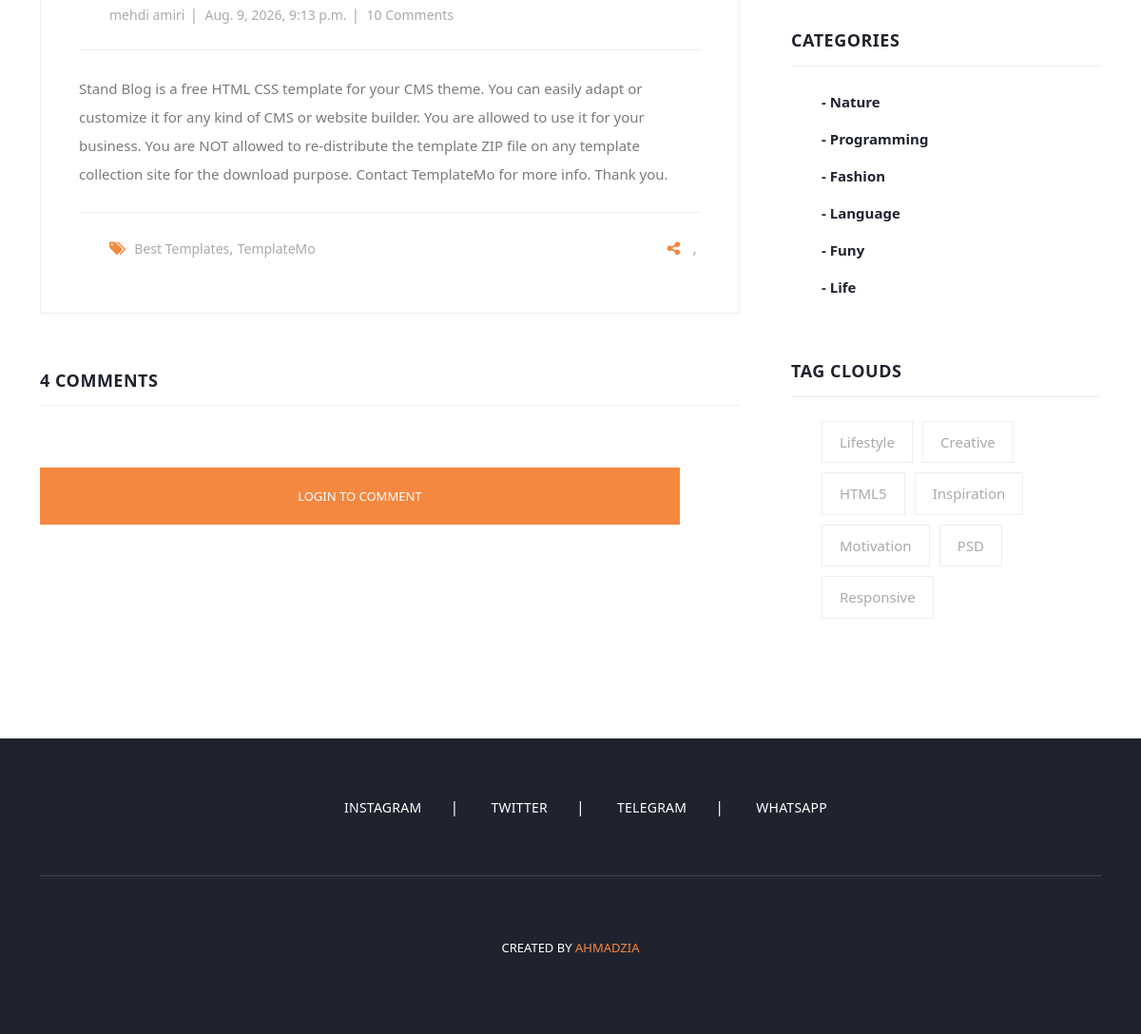
/articles/detail/python (lower part), run on an earlier commit of the app's database.
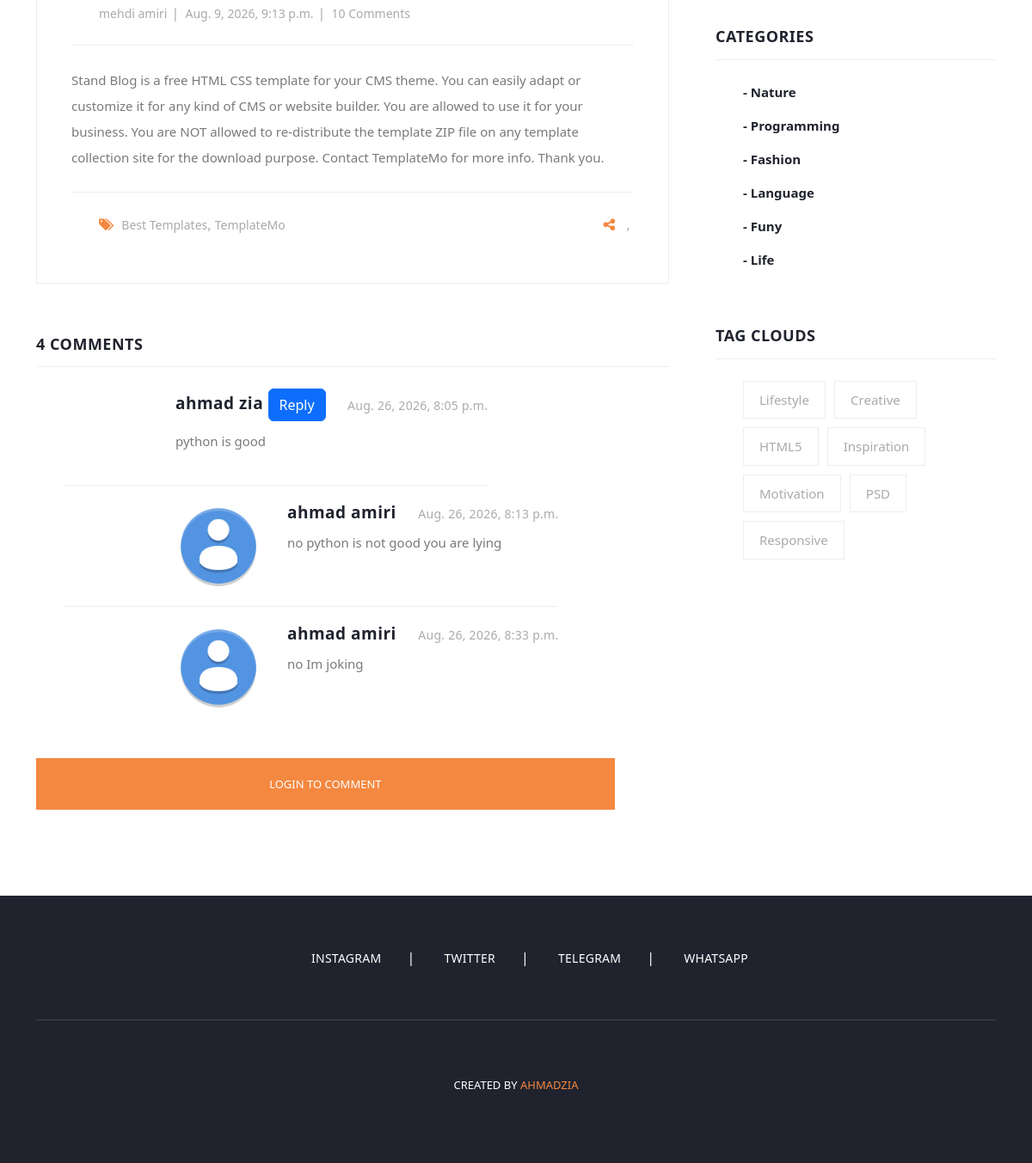
And on a later commit of the database.
### blog/models.py (models this page shows, shortened)
class Article(models.Model):
    author = models.ForeignKey(User, on_delete=models.CASCADE)
    category = models.ManyToManyField(Category, related_name='articles')
    title = models.CharField(max_length=70)
    body = models.TextField()
    image = models.ImageField(upload_to='images/articles')
    banner = models.ImageField(upload_to='images/banners', blank=True, null=True)
    created = models.DateTimeField(auto_now_add=True)
    updated = models.DateTimeField(auto_now=True)
    status = models.BooleanField(default=True)
    published = models.BooleanField(default=True)
    slug = models.SlugField(blank=True, unique=True)
    def get_absolut_url(self):
        return reverse('blog:article_detail', args=[self.slug])
    class Mets:
        ordering = ('-created',)

class Category(models.Model):
    title = models.CharField(max_length=100)
    created = models.DateTimeField(auto_now_add=True)

class Comment(models.Model):
    article = models.ForeignKey(Article, on_delete=models.CASCADE, related_name='comments')
    user = models.ForeignKey(User, on_delete=models.CASCADE, related_name='comments')
    parent = models.ForeignKey('self', on_delete=models.CASCADE, null=True, blank=True, related_name='replies')
    body = models.TextField()
    created_at = models.DateTimeField(auto_now_add=True)

### blog/views.py (the view)
# urls.py: path('detail/<slug:slug>', views.article_detail, name='article_detail'),
def article_detail(request, slug):
    article = get_object_or_404(Article, slug=slug)
    if request.method == 'POST':
        parent_id = request.POST.get('parent_id')
        body = request.POST.get('body')
        Comment.objects.create(body=body, article=article, user=request.user, parent_id=parent_id)
    return render(request, 'blog/article_details.html', {'article': article})

### context_processors/context_processors.py (called while the page is built)
def recent_articles(request):
    recent_articles = Article.objects.order_by('-created')[:3]
    return {'recent_articles' : recent_articles}

def category(request):
    category = Category.objects.all()
    return {'category' : category}

### blog/templates/blog/article_details.html (shortened to what this page needs)
{% extends 'base.html' %}
{% load static %}
{% load social_share %}
{% block content %}
    <section class="blog-posts grid-system">
        <div class="container">
            <div class="row">
                <div class="col-lg-8">
                    <div class="all-blog-posts">
                        <div class="row">
                            <div class="col-lg-12">
                                <div class="blog-post">
                                    <div class="down-content">
                                        <ul class="post-info">
                                            <li><a href="#">{{ article.author.get_full_name }}</a></li>
                                            <li><a href="#">{{ article.created }}</a></li>
                                            <li><a href="#">10 Comments</a></li>
                                        </ul>
                                        <p>{{ article.body }}</p>
                                        <div class="post-options">
                                            <div class="row">
                                                <div class="col-6">
                                                    <ul class="post-tags">
                                                        <li><i class="fa fa-tags"></i></li>
                                                        <li><a href="#">Best Templates</a>,</li>
                                                        <li><a href="#">TemplateMo</a></li>
                                                    </ul>
                                                </div>
                                                <div class="col-6">
                                                    <ul class="post-share">
                                                        <li><i class="fa fa-share-alt"></i></li>
                                                        <li>,</li>
                                                    </ul>
                                                </div>
                                            </div>
                                        </div>
                                    </div>
                                </div>
                            </div>
                            <div class="col-lg-12">
                                <div class="sidebar-item comments">
                                    <div class="sidebar-heading">
                                        <h2>4 comments</h2>
                                    </div>
                                    <div class="content">
                                        <ul>
                                            {% for comment in article.comments.all %}
                                                {% if comment.parent == None %}
                                                    <li>
                                                        <div class="right-content">
                                                            <h4>{% if comment.user.first_name %}
                                                                {{ comment.user.get_full_name }} {% else %}
                                                                {{ comment.user.username }} {% endif %}
                                                                <button onclick="add_reply({{ comment.id }})"
                                                                        class=" btn btn-primary">Reply
                                                                </button>
                                                                <span>{{ comment.created_at }}</span>
                                                            </h4>
                                                            <p>{{ comment.body }}</p>
                                                        </div>
                                                    </li>
                                                    {% for reply in comment.replies.all %}
                                                        <li class="replied">
                                                            <div class="author-thumb">
                                                                <img src="{% if reply.user.profile.image %} {{ reply.user.profile.image.url }}  {% else %} {% static 'images/default_profile.webp' %} {% endif %}"
                                                                     alt="">
                                                            </div>
                                                            <div class="right-content">
                                                                <h4>{% if reply.user.first_name %}
                                                                    {{ reply.user.get_full_name }} {% else %}
                                                                    {{ reply.user.username }} {% endif %}
                                                                    <span>{{ reply.created_at }}</span>
                                                                </h4>
                                                                <p>{{ reply.body }}</p>
                                                            </div>
                                                        </li>
                                                    {% endfor %}
                                                {% endif %}
                                            {% endfor %}
                                        </ul>
                                    </div>
                                </div>
                            </div>
                            {% if request.user.is_authenticated %}
                                <div class="col-lg-12">
                                    <div class="sidebar-item submit-comment">
                                        <div class="sidebar-heading">
                                            <h2 id="comment">Your comment</h2>
                                        </div>
                                        <div class="content">
                                            <form id="comment" action="#" method="post">
                                                {% csrf_token %}
                                                <div class="row">
                                                    <input type="hidden" id="parent_id" name="parent_id" value="">
                                                    <div class="col-lg-12">
                                                        <fieldset>
                                                        <textarea name="body" rows="6" id="body"
                                                                  placeholder="Type your Comment"
                                                                  required=""></textarea>
                                                        </fieldset>
                                                    </div>
                                                    <div class="col-lg-12">
                                                        <fieldset>
                                                            <button type="submit" id="form-submit" class="btn">
                                                                Submit
                                                            </button>
                                                            <button type="button" onclick="remove_reply()" id="cancel_reply"
                                                                    style="display: none" class="btn">
                                                                Cancel Reply
                                                            </button>
                                                        </fieldset>
                                                    </div>
                                                </div>
                                            </form>
                                        </div>
                                    </div>
                                </div>
                            {% else %}
                                <div class="col-lg-11">
                                    <div style="margin-top: 40px" class="main-button">
                                        <a href="{% url 'account:login' %}">Login to Comment</a>
                                    </div>
                                </div>
                            {% endif %}
                        </div>
                    </div>
                </div>
                {% include 'includes/sidebar.html' %}
            </div>
        </div>
    </section>
{% endblock %}

### templates/base.html (shortened to what this page needs)
{% load static %}
<!DOCTYPE html>
<html lang="en">
<head>
    {% include 'includes/head_references.html' %}
</head>
<body>
{% include 'includes/header.html' %}
{% block content %}
{% endblock %}
{% include 'includes/footer.html' %}
</body>
</html>

### templates/includes/head_references.html (shortened to what this page needs)
{% load static %}
<link rel="stylesheet" href="{% static 'home/css/style.css' %}">
<link href="{% static "vendor/bootstrap/css/bootstrap.min.css" %}" rel="stylesheet">
<link rel="stylesheet" href="{% static 'css/fontawesome.css' %}">
<link rel="stylesheet" href="{% static 'css/templatemo-stand-blog.css' %}">
<link rel="stylesheet" href="{% static 'css/owl.css' %}">

### templates/includes/header.html (shortened to what this page needs)
{% load static %}
    <link href="https://cdn.jsdelivr.net/npm/bootstrap@5.3.3/dist/css/bootstrap.min.css" rel="stylesheet">

### templates/includes/sidebar.html (shortened to what this page needs)
{% load static %}
<div class="col-lg-4">
    <div class="sidebar">
        <div class="row">
            <div class="col-lg-12">
                <div class="sidebar-item recent-posts">
                    <div class="content">
                        <ul>
                            {% for article in recent_articles %}
                                <li><a href="{{ article.get_absolut_url }}">
                            {% endfor %}
                        </ul>
                    </div>
                </div>
            </div>
            <div class="col-lg-12">
                <div class="sidebar-item categories">
                    <div class="sidebar-heading">
                        <h2>Categories</h2>
                    </div>
                    <div class="content">
                        <ul>
                            {% for category in category %}
                                <li><a href="{% url 'blog:category_detail' category.id %}">- {{ category.title }}</a></li>
                            {% endfor %}
                        </ul>
                    </div>
                </div>
            </div>
            <div class="col-lg-12">
                <div class="sidebar-item tags">
                    <div class="sidebar-heading">
                        <h2>Tag Clouds</h2>
                    </div>
                    <div class="content">
                        <ul>
                            <li><a href="#">Lifestyle</a></li>
                            <li><a href="#">Creative</a></li>
                            <li><a href="#">HTML5</a></li>
                            <li><a href="#">Inspiration</a></li>
                            <li><a href="#">Motivation</a></li>
                            <li><a href="#">PSD</a></li>
                            <li><a href="#">Responsive</a></li>
                        </ul>
                    </div>
                </div>
            </div>
        </div>
    </div>
</div>

### templates/includes/footer.html
{% load static %}
<footer>
    <div class="container">
        <div class="row">
            <div class="col-lg-12">
                <ul class="social-icons">
                    <li><a href="#">Instagram</a></li>
                    <li><a href="#">Twitter</a></li>
                    <li><a href="#">Telegram</a></li>
                    <li><a href="#">Whatsapp</a></li>
                </ul>
            </div>
            <div class="col-lg-12">
                <div class="copyright-text">
                    <p> Created by <a rel="nofollow" href="" target="_parent">AhmadZia</a></p>
                </div>
            </div>
        </div>
    </div>
</footer>

### templates/includes/footer_references.html (shortened to what this page needs)
{% load static %}

What changed in the data, as far as the page shows it:
added Comment: user.get_full_name "ahmad zia", created_at "Aug. 26, 2026, 8:05 p.m.", body "python is good", shown under "4 COMMENTS"
added Comment: user.get_full_name "ahmad amiri", created_at "Aug. 26, 2026, 8:13 p.m.", body "no python is not good you are lying", shown under "ahmad zia"
added Comment: user.get_full_name "ahmad amiri", created_at "Aug. 26, 2026, 8:33 p.m.", body "no Im joking", shown under "ahmad zia"
